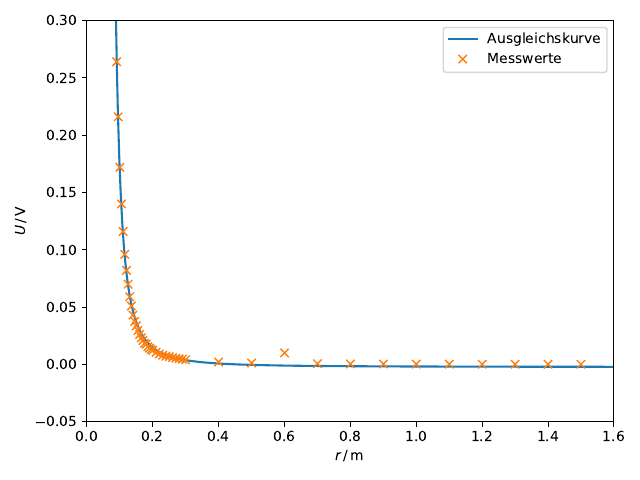

This figure's Python source:
import numpy as np
from uncertainties.unumpy import nominal_values as noms
import matplotlib.pyplot as plt

from curve_fit import ucurve_fit


def Ur(r, A, B, C):
    return A + B / (r + C)**2


r, U, PA, LI, LP = np.genfromtxt('LED.txt', unpack=True)
r *= 1e-2
U /= PA * LI * LP

A, B, C = ucurve_fit(Ur, r, U)
print(A, B, C, sep='\n')

x = np.linspace(r[0] - 0.002, 1.6, 1000)
plt.plot(x, noms(Ur(x, A, B, C)), label='Ausgleichskurve')
plt.plot(r, U, 'x', label='Messwerte')
plt.xlim(0, 1.6)
plt.ylim(-0.05, 0.3)
plt.xlabel(r'$r \,/\, \mathrm{m}$')
plt.ylabel(r'$U \,/\, \mathrm{V}$')
plt.legend(loc='upper right')
plt.tight_layout()
plt.savefig('loesung.pdf')
